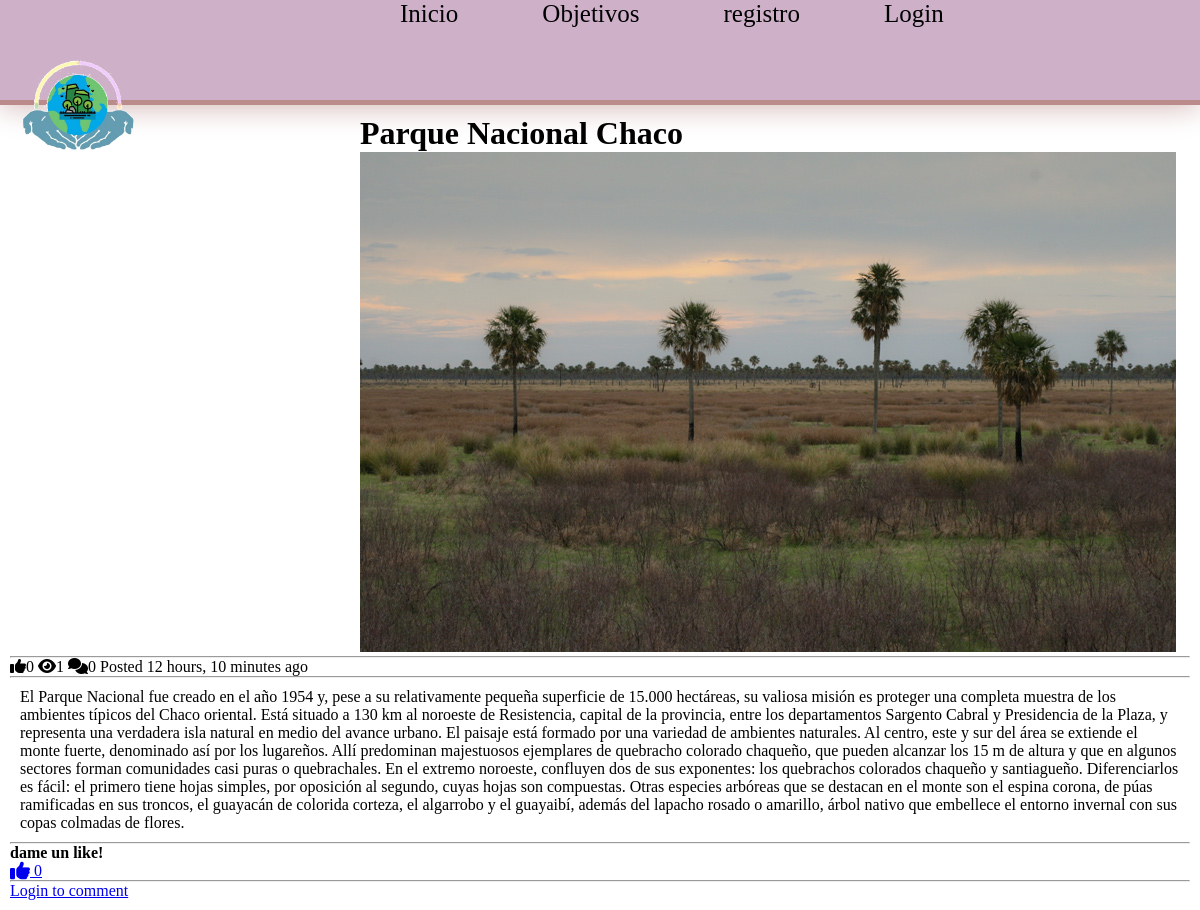
Page /2/ on the committed database.
### posts/models.py (models this page shows, shortened)
class Post(models.Model):
    title= models.CharField(max_length=100)
    content= models.TextField()
    thumbnail = models.ImageField()
    publish_date = models.DateTimeField(auto_now_add=True)
    last_updated=models.DateTimeField(auto_now=True)
    author = models.ForeignKey(User, on_delete=models.CASCADE)
    slug = models.SlugField()
    def get_like_url(self):
        return reverse("like", kwargs={
            'slug': self.slug
        })
    @property
    def get_comment_count(self):
       return self.comment_set.all().count()
    @property
    def get_view_count(self):
       return self.postview_set.all().count()
    @property
    def get_like_count(self):
       return self.like_set.all().count()

### posts/views.py (the view, shortened to what this page needs)
# urls.py: path('<slug>/',PostDetailView.as_view(), name='detail'),
class PostDetailView(DetailView):
     model = Post
     def get_context_data(self, **kwargs):
          context = super().get_context_data(**kwargs)
          context.update({
               'form': CommentForm()
          })
          return context
     def get_object(self, **kwargs):
          object = super().get_object(**kwargs)
          if self.request.user.is_authenticated:
               PostView.objects.get_or_create(user=self.request.user, post=object)
          return object

### templates/posts/post_detail.html
{% extends "base.html" %}
{% block content %}
    <div class="row">
        <div class= "col-4 offset-4">
                 <div class="card" style="padding: 10px;">
                    <h1>{{ object.title}}</h1>
                    <img src="{{ object.thumbnail.url }}" class="card-img-top" alt="...">
                   <hr/>
                   <div>
                    <span><i class="fas fa-thumbs-up ml-2"></i>{{ object.get_like_count }}</span>
                    <span><i class="fas fa-eye ml-2"></i>{{ object.get_view_count }}</span>
                    <span><i class="fas fa-comments ml-2"></i>{{ object.get_comment_count }}</span>
                    <span class="float-right">Posted {{object.publish_date|timesince}} ago</span>
                </div>
                   <hr/>
                   <div style="padding: 10px;">
                       <p>{{ object.content }}</p>
                   </div>
                   <hr/>
                <div>
                    <h4>dame un like!</h4>
                    <a class= "text-muted" href= "{{ object.get_like_url }}">
                        <i class="fas fa-thumbs-up fa-lg"></i>
                        {{ object.get_like_count }}
                    </a>
                    <hr/>
                    {% if request.user.is_authenticated %}
                    <h4>comentarios aqui!</h4>
                    <form method="Post">
                        {% csrf_token %}
                        {{ form.as_p }}
                        <button class = 'btn btn-primary' type='submit'>comentario</button>
                    </form>
                    <hr/>
                    <h5>comentarios</h5>
                    {% for comment in object.comments %}
                      <div>
                         <p>
                            {{comment.content}}
                            <br/>
                            <small>{{comment.timestamp|timesince}} ago</small>
                         </p>
                      </div>
                    {%  endfor %}
                    {% else %}
                    <a href="{% url 'account_login'%}" class= "btn btn-primary btn-block">Login to comment</a>
                    {% endif %}
                </div>
            </div>
        </div>
    </div>
{% endblock content %}

### static/style.css (style rules this page uses)
* { margin: 0; padding: 0; }
body { background: white; font-family: Calibri; }

### rows in the picture
Post: title "Parque Nacional Chaco", thumbnail (picture), get_like_count "0", get_view_count "1", get_comment_count "0", publish_date "12 hours, 10 minutes", content "El Parque Nacional fue creado en el año 1954 y, pese a su relativamente pequeña superficie de 15.000 hectáreas, su valiosa misión es proteger una completa muestra de los ambientes típicos del Chaco oriental. Está situado a 130 km al noroeste de Resistencia, capital de la provincia, entre los departamentos Sargento Cabral y Presidencia de la Plaza, y representa una verdadera isla natural en medio del avance urbano. El paisaje está formado por una variedad de ambientes naturales. Al centro, este y sur del área se extiende el monte fuerte, denominado así por los lugareños. Allí predominan majestuosos ejemplares de quebracho colorado chaqueño, que pueden alcanzar los 15 m de altura y que en…"
